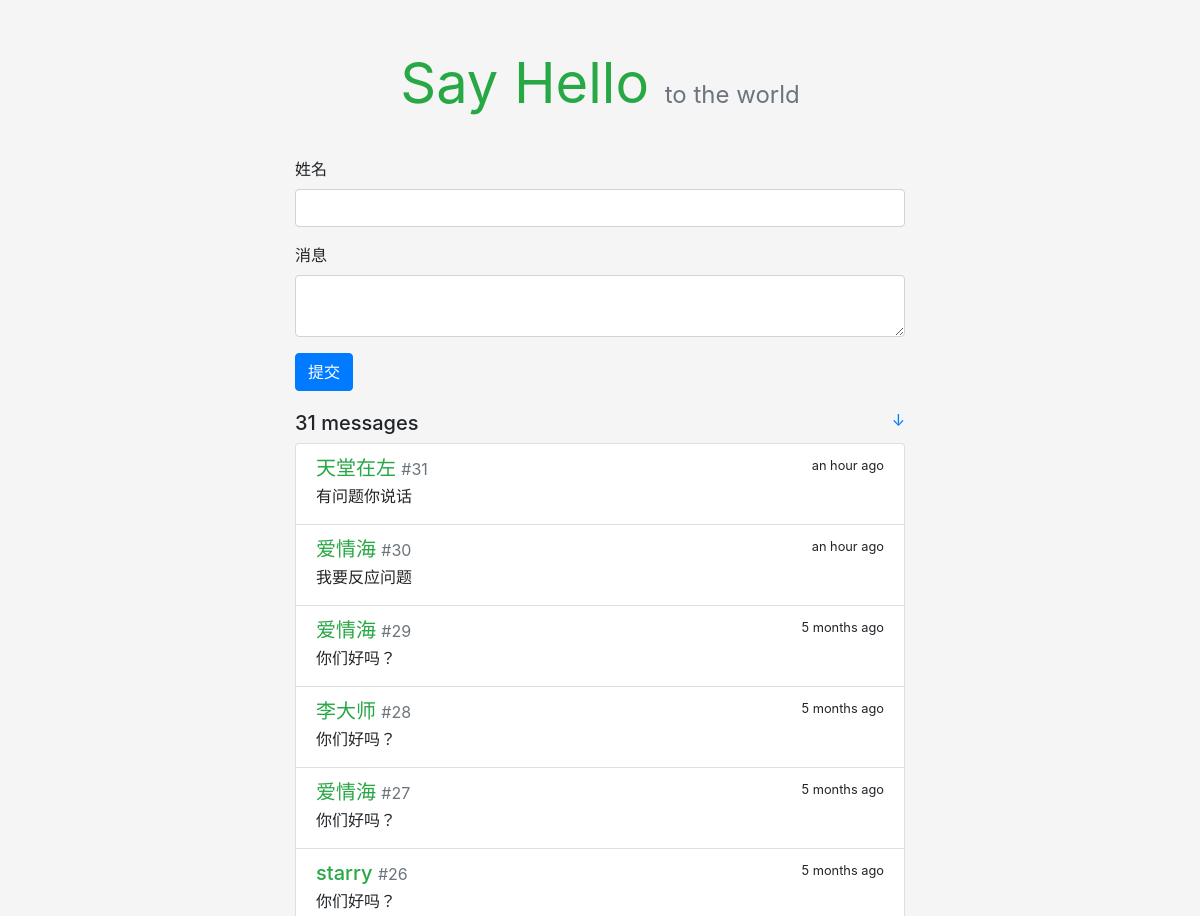
Before: / (upper part) with the older database file.
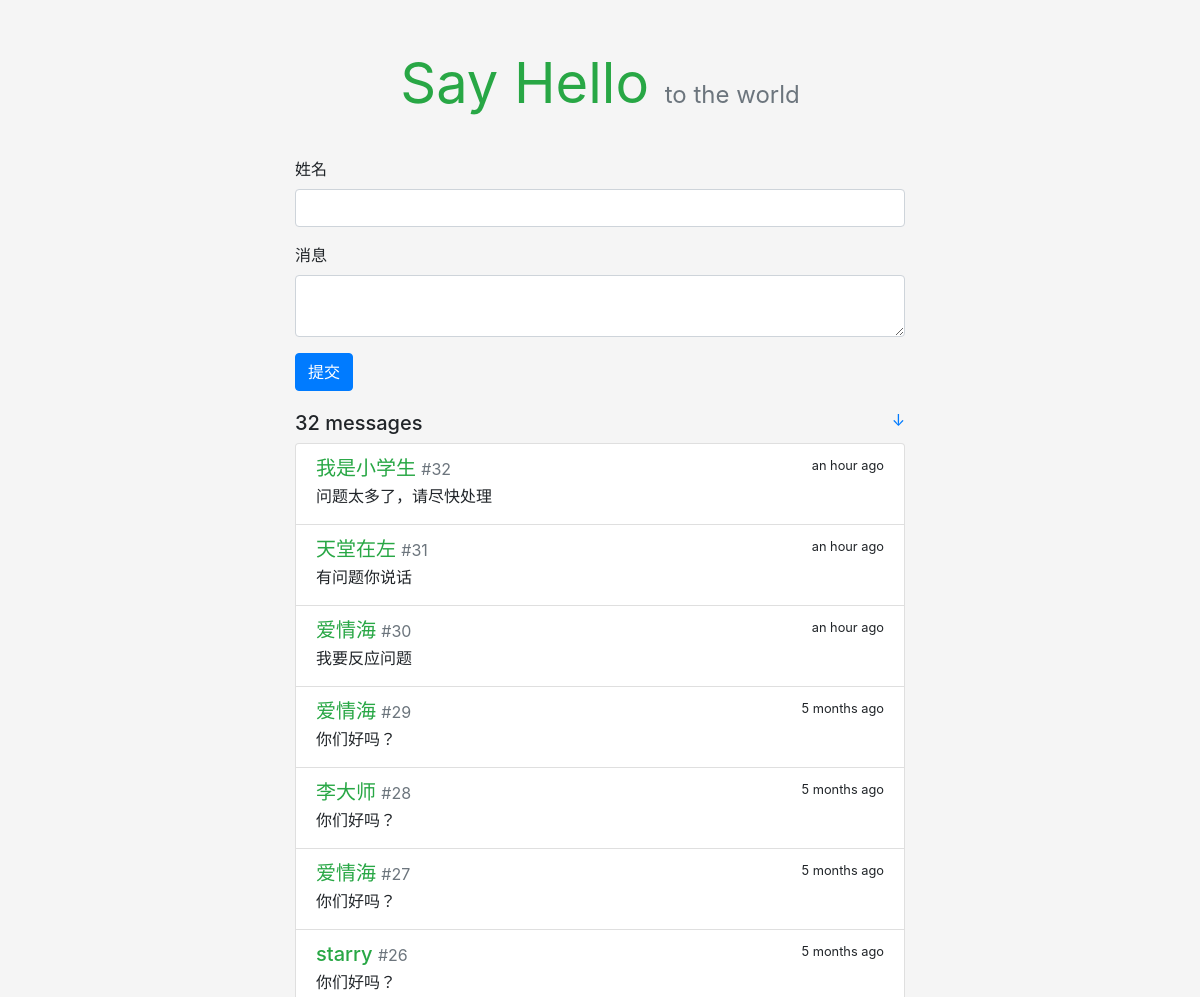
After: the same page with the newer database file.
### sayhello/models.py (models this page shows)
class Message(db.Model):
    id = db.Column(db.Integer,primary_key=True)
    body = db.Column(db.String(200))
    name = db.Column(db.String(20))
    timestamp = db.Column(db.DateTime,default=datetime.utcnow,index=True)

### sayhello/views.py (the view, shortened to what this page needs)
@app.route('/',methods=['GET','POST'])
def index():
    messages = Message.query.order_by(Message.timestamp.desc()).all()
    form = HelloForm()
    return render_template('index.html', form=form,messages=messages)

### sayhello/forms.py
class HelloForm(FlaskForm):
    name = StringField('姓名',validators=[DataRequired(),Length(1,20)])
    body = TextAreaField('消息',validators=[DataRequired(),Length(1,200)])
    submit = SubmitField('提交')

### sayhello/templates/index.html
{% extends 'base.html' %}
{% from 'bootstrap/form.html' import render_form %}
{% block content %}
    <div class="hello-form">
        {{ render_form(form, action=request.full_path) }}
    </div>
    <h5>{{ messages|length }} messages
        <small class="float-right">
            <a href="#bottom" title="Go Bottom">&darr;</a>
        </small>
    </h5>
    <div class="list-group">
        {% for message in messages %}
            <a class="list-group-item list-group-item-action flex-column">
                <div class="d-flex w-100 justify-content-between">
                    <h5 class="mb-1 text-success">{{ message.name }}
                        <small class="text-muted"> #{{ loop.revindex }}</small>
                    </h5>
                    <small data-toggle="tooltip" data-placement="top"
                           data-timestamp="{{ message.timestamp.strftime('%Y-%m-%dT%H:%M:%SZ') }}"
                           data-delay="500">
                        {{ moment(message.timestamp).fromNow(refresh=True) }}
                    </small>
                </div>
                <p class="mb-1">{{ message.body }}</p>
            </a>
        {% endfor %}
    </div>
{% endblock %}

Changed rows visible on the page:
added Message: name "我是小学生", timestamp "an hour ago", body "问题太多了，请尽快处理"
Other visible differences:
{{ messages|length }}: "31" → "32"
